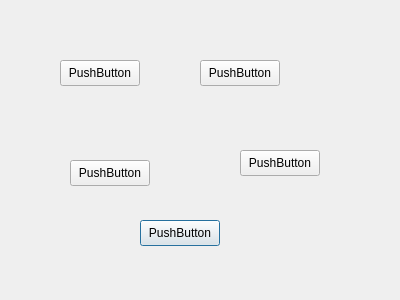
<?xml version="1.0" encoding="UTF-8"?>
<ui version="4.0">
 <class>mainForm</class>
 <widget class="QDialog" name="mainForm">
  <property name="geometry">
   <rect>
    <x>0</x>
    <y>0</y>
    <width>400</width>
    <height>300</height>
   </rect>
  </property>
  <property name="windowTitle">
   <string>Dialog</string>
  </property>
  <widget class="QPushButton" name="backPushButton">
   <property name="geometry">
    <rect>
     <x>140</x>
     <y>220</y>
     <width>80</width>
     <height>26</height>
    </rect>
   </property>
   <property name="text">
    <string>PushButton</string>
   </property>
  </widget>
  <widget class="QPushButton" name="calculatorPushButton">
   <property name="geometry">
    <rect>
     <x>60</x>
     <y>60</y>
     <width>80</width>
     <height>26</height>
    </rect>
   </property>
   <property name="text">
    <string>PushButton</string>
   </property>
  </widget>
  <widget class="QPushButton" name="customPushButton">
   <property name="geometry">
    <rect>
     <x>200</x>
     <y>60</y>
     <width>80</width>
     <height>26</height>
    </rect>
   </property>
   <property name="text">
    <string>PushButton</string>
   </property>
  </widget>
  <widget class="QPushButton" name="httpJSONPushButton">
   <property name="geometry">
    <rect>
     <x>70</x>
     <y>160</y>
     <width>80</width>
     <height>26</height>
    </rect>
   </property>
   <property name="text">
    <string>PushButton</string>
   </property>
  </widget>
  <widget class="QPushButton" name="playPushButton">
   <property name="geometry">
    <rect>
     <x>240</x>
     <y>150</y>
     <width>80</width>
     <height>26</height>
    </rect>
   </property>
   <property name="text">
    <string>PushButton</string>
   </property>
  </widget>
 </widget>
 <resources/>
 <connections/>
</ui>
